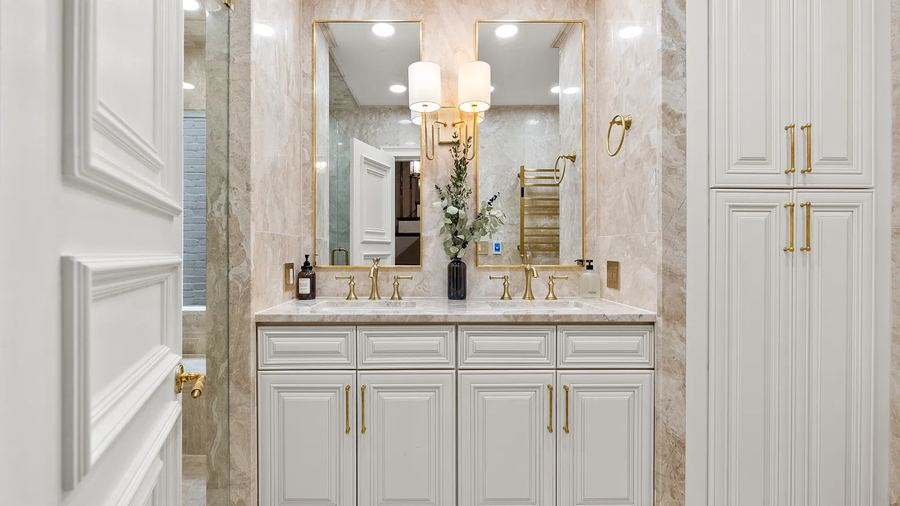
#> input picture assets/img/1063-thomas-jefferson-st-3-thumb.jpg, 900 x 506 px, found by its file name; its folder holds only this picture in this run
$ python montage.py
#> lines starting #> are read from the running program, lines starting #| are printed output that depends on the picture
#!/usr/bin/env python3
"""Build a labeled contact sheet of all project photos so categories can be verified."""
import os, math
from PIL import Image, ImageDraw, ImageFont
IMG = "/Users/hugohernandez/Documentos/DFC/website/dfc-site/assets/img"
thumbs = sorted([f for f in os.listdir(IMG) if f.endswith("-thumb.jpg")])
cols, cw, ch, lab = 4, 360, 230, 26
rows = math.ceil(len(thumbs)/cols)
W, H = cols*cw, rows*(ch+lab)
sheet = Image.new("RGB", (W, H), (20,18,16))
try: font = ImageFont.truetype("/System/Library/Fonts/Supplemental/Arial.ttf", 16)
except: font = ImageFont.load_default()
d = ImageDraw.Draw(sheet)
for i, t in enumerate(thumbs):
    r, c = divmod(i, cols)
    x, y = c*cw, r*(ch+lab)
    im = Image.open(os.path.join(IMG, t)).convert("RGB")
#> im is the input picture: PIL image 900x506 RGB; mean R, G, B 188.6, 183.4, 175.4
    im.thumbnail((cw-8, ch-8))
#> im: PIL image 352x198 RGB
    sheet.paste(im, (x+4, y+4))
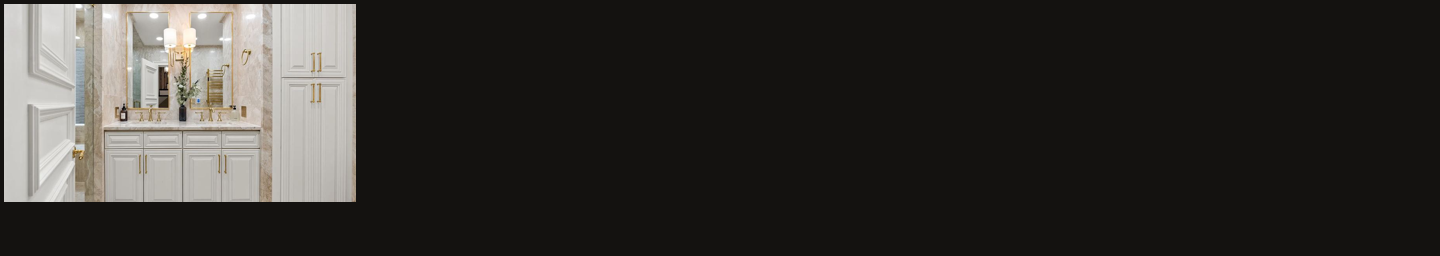
#> sheet: PIL image 1440x256 RGB; mean R, G, B 51.9, 49.3, 46.1
    d.text((x+6, y+ch-2), t.replace("-thumb.jpg",""), fill=(255,255,255), font=font)
sheet.save("/tmp/dfc_montage.jpg", quality=85)
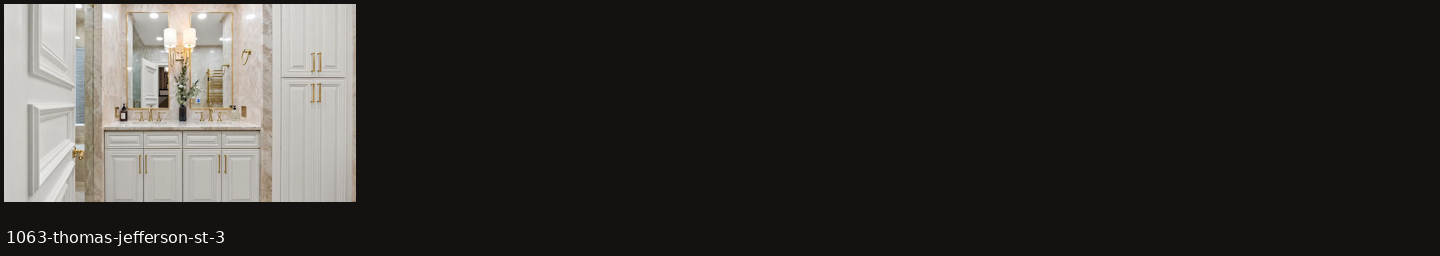
#> saved as dfc_montage.jpg: PIL image 1440x256 RGB; mean R, G, B 52.3, 49.7, 46.5
print("wrote /tmp/dfc_montage.jpg", sheet.size, "tiles:", len(thumbs))
#> (printed output is left out)

$ run again, on assets/img/25-thumb.jpg
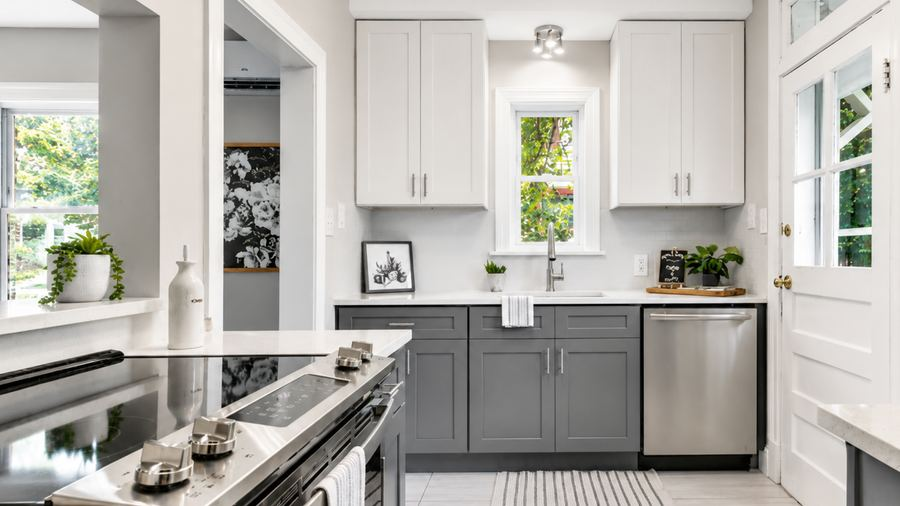
#> input picture assets/img/25-thumb.jpg, 900 x 506 px, found by its file name
#> im is the input picture: PIL image 900x506 RGB; mean R, G, B 177.2, 175, 168.8
#> `im.thumbnail((cw-8, ch-8))`:
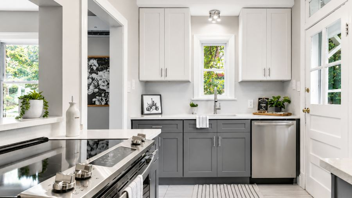
#> im: PIL image 352x198 RGB; mean R, G, B 177.2, 175, 168.8
#> `sheet.paste(im, (x+4, y+4))`:
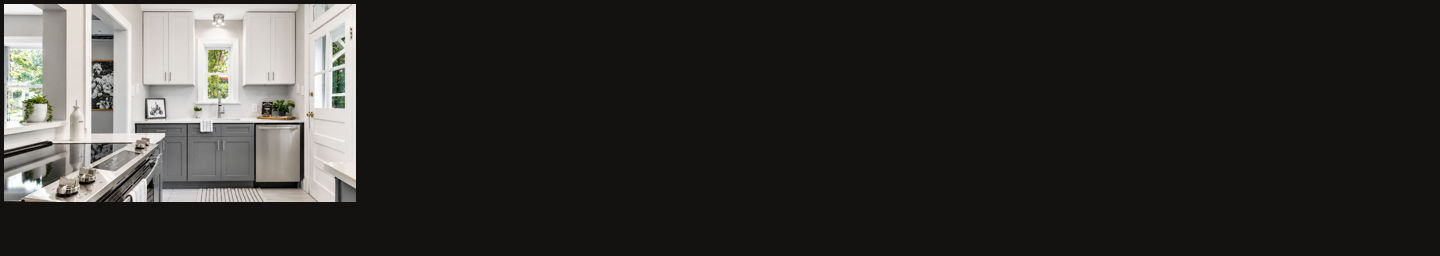
#> sheet: PIL image 1440x256 RGB; mean R, G, B 49.7, 47.7, 44.9
#> (printed output is left out)

$ run again, on assets/img/26-thumb.jpg
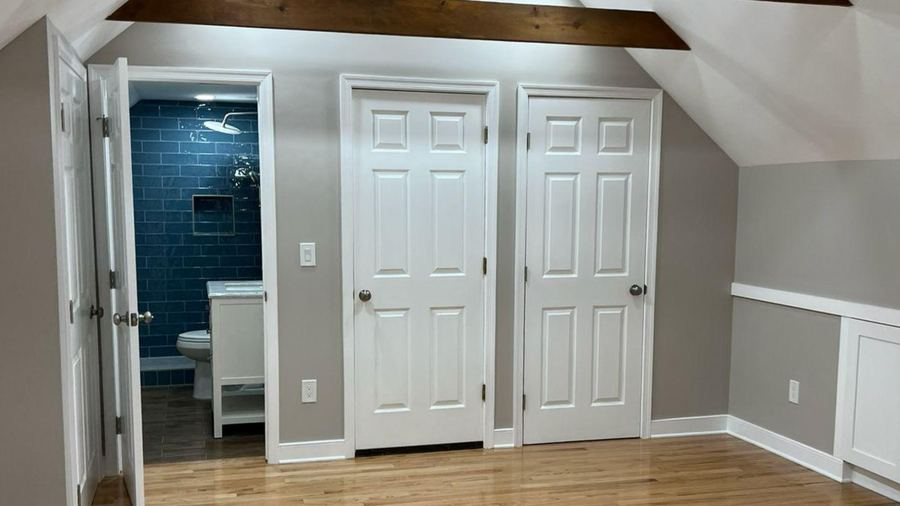
#> input picture assets/img/26-thumb.jpg, 900 x 506 px, found by its file name
#> im is the input picture: PIL image 900x506 RGB; mean R, G, B 140.7, 141.4, 135.5
#> im: PIL image 352x198 RGB
#> `sheet.paste(im, (x+4, y+4))`:
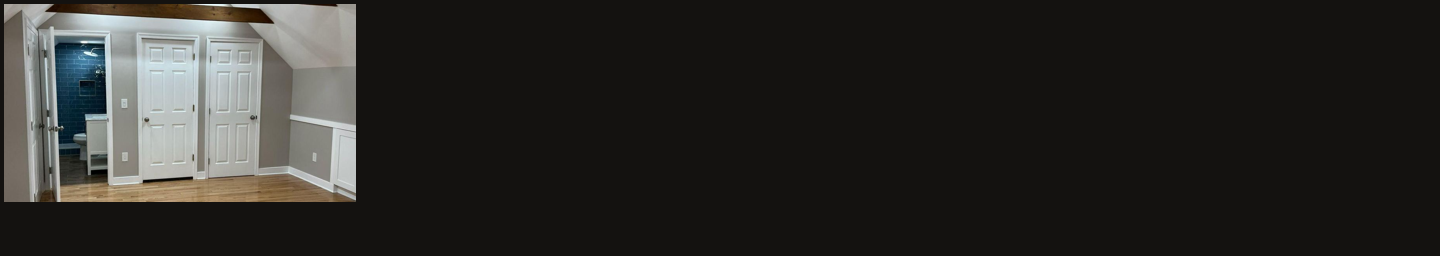
#> sheet: PIL image 1440x256 RGB; mean R, G, B 42.8, 41.3, 38.6
#> (printed output is left out)
